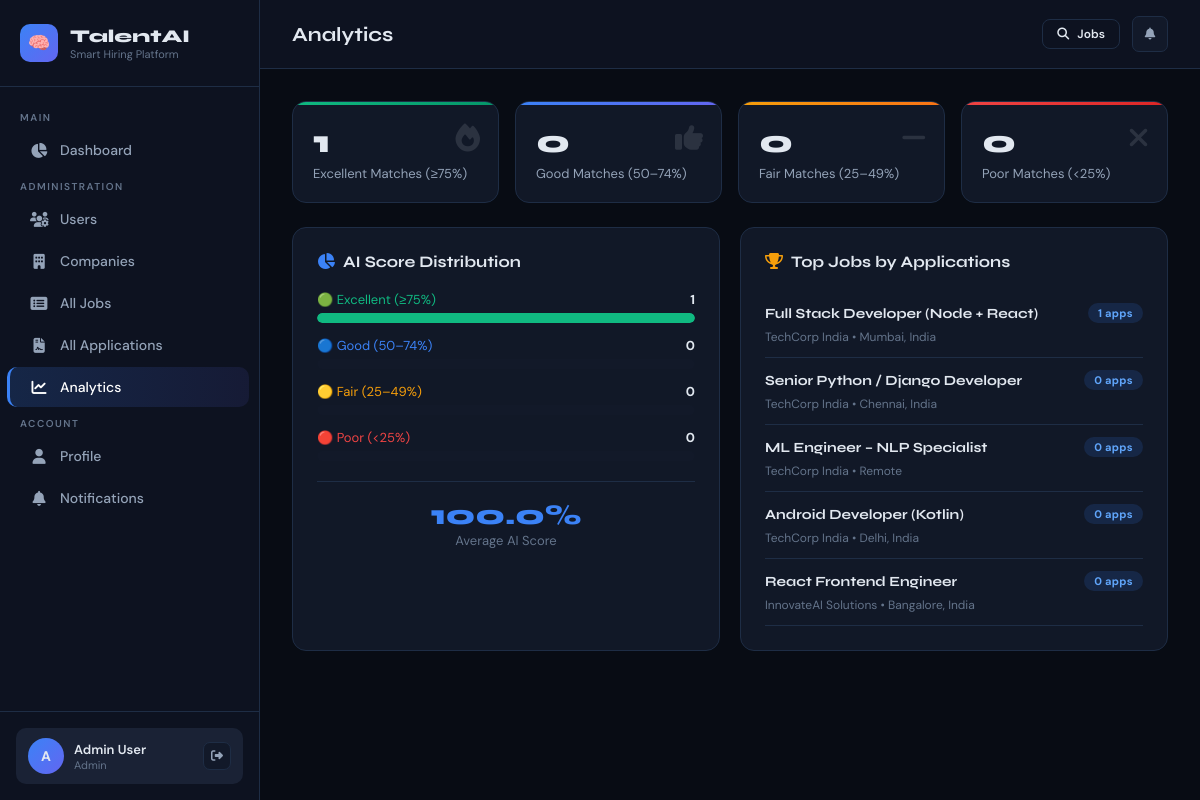
The page /admin-panel/analytics/ (signed in) on the database its author committed.
### core/models.py (models this page shows, shortened)
class JobPosting(models.Model):
    JOB_TYPE_CHOICES = [
        ('full_time', 'Full Time'),
        ('part_time', 'Part Time'),
        ('contract', 'Contract'),
        ('internship', 'Internship'),
        ('remote', 'Remote'),
        ('hybrid', 'Hybrid'),
    ]
    EXPERIENCE_CHOICES = [
        ('entry', 'Entry Level (0-1 yrs)'),
        ('junior', 'Junior (1-3 yrs)'),
        ('mid', 'Mid Level (3-5 yrs)'),
        ('senior', 'Senior (5-8 yrs)'),
        ('lead', 'Lead / Principal (8+ yrs)'),
    ]
    STATUS_CHOICES = [
        ('draft', 'Draft'),
        ('active', 'Active'),
        ('closed', 'Closed'),
        ('paused', 'Paused'),
    ]
    company = models.ForeignKey(User, on_delete=models.CASCADE, related_name='job_postings')
    title = models.CharField(max_length=200)
    description = models.TextField()
    requirements = models.TextField()
    responsibilities = models.TextField(blank=True)
    skills_required = models.ManyToManyField(Skill, related_name='jobs', blank=True)
    skills_text = models.TextField(blank=True, help_text='Comma-separated skills for NLP matching')
    job_type = models.CharField(max_length=20, choices=JOB_TYPE_CHOICES, default='full_time')
    experience_level = models.CharField(max_length=20, choices=EXPERIENCE_CHOICES, default='mid')
    location = models.CharField(max_length=200)
    salary_min = models.DecimalField(max_digits=12, decimal_places=2, blank=True, null=True)
    salary_max = models.DecimalField(max_digits=12, decimal_places=2, blank=True, null=True)
    status = models.CharField(max_length=20, choices=STATUS_CHOICES, default='active')
    deadline = models.DateField(blank=True, null=True)
    created_at = models.DateTimeField(auto_now_add=True)
    updated_at = models.DateTimeField(auto_now=True)
    views_count = models.IntegerField(default=0)
    class Meta:
        ordering = ['-created_at']

class CompanyProfile(models.Model):
    user = models.OneToOneField(User, on_delete=models.CASCADE, related_name='company_profile')
    company_name = models.CharField(max_length=200)
    industry = models.CharField(max_length=100, blank=True)
    website = models.URLField(blank=True)
    location = models.CharField(max_length=200, blank=True)
    company_size = models.CharField(max_length=50, blank=True)
    description = models.TextField(blank=True)
    logo = models.ImageField(upload_to='company_logos/', blank=True, null=True)
    founded_year = models.IntegerField(blank=True, null=True)
    is_verified = models.BooleanField(default=False)
    created_at = models.DateTimeField(auto_now_add=True)

### core/views.py (the view)
# urls.py: path('admin-panel/analytics/', views.admin_analytics, name='admin_analytics'),
@login_required
@role_required('admin')
def admin_analytics(request):
    from django.db.models.functions import TruncMonth
    monthly_apps = (
        JobApplication.objects
        .annotate(month=TruncMonth('applied_at'))
        .values('month')
        .annotate(count=Count('id'))
        .order_by('month')
    )
    score_dist = {
        'excellent': JobApplication.objects.filter(ai_score__gte=75).count(),
        'good': JobApplication.objects.filter(ai_score__gte=50, ai_score__lt=75).count(),
        'fair': JobApplication.objects.filter(ai_score__gte=25, ai_score__lt=50).count(),
        'poor': JobApplication.objects.filter(ai_score__lt=25).count(),
    }
    avg_score = JobApplication.objects.aggregate(avg=Avg('ai_score'))['avg'] or 0
    top_jobs = JobPosting.objects.annotate(app_count=Count('applications')).order_by('-app_count')[:5]
    score_total = sum(score_dist.values())
    score_pct = {
        k: round(v * 100 / score_total, 1) if score_total else 0
        for k, v in score_dist.items()
    }
    return render(request, 'core/admin/analytics.html', {
        'monthly_apps': list(monthly_apps),
        'score_dist': score_dist,
        'score_total': score_total,
        'score_pct': score_pct,
        'avg_score': round(avg_score, 1),
        'top_jobs': top_jobs,
    })

### core/context_processors.py (called while the page is built, shortened)
def notifications_count(request):
    if request.user.is_authenticated:
        count = request.user.notifications.filter(is_read=False).count()
        if request.user.is_superuser:
            role = 'admin'
            role_display = 'Admin'
        return {
            'unread_notifications_count': count,
            'user_role': role,
            'user_role_display': role_display,
        }
    return {
        'unread_notifications_count': 0,
        'user_role': '',
        'user_role_display': '',
    }

### core/views.py (called while the page is built)
def role_required(*roles):
    def decorator(view_func):
        @wraps(view_func)
        def wrapper(request, *args, **kwargs):
            if not request.user.is_authenticated:
                return redirect('login')
            profile = getattr(request.user, 'profile', None)
            user_role = profile.role if profile else None
            if request.user.is_superuser:
                user_role = 'admin'
            if user_role not in roles:
                messages.error(request, "Access denied for your role.")
                return redirect('dashboard')
            return view_func(request, *args, **kwargs)
        return wrapper
    return decorator

### core/templates/core/admin/analytics.html (shortened to what this page needs)
{% extends "core/base.html" %}
{% block page_title %}Analytics{% endblock %}
{% block content %}
<div class="stats-grid">
  <div class="stat-card green">
    <div class="stat-value">{{ score_dist.excellent }}</div>
    <div class="stat-label">Excellent Matches (≥75%)</div>
    <div class="stat-icon"><i class="fas fa-fire"></i></div>
  </div>
  <div class="stat-card blue">
    <div class="stat-value">{{ score_dist.good }}</div>
    <div class="stat-label">Good Matches (50–74%)</div>
    <div class="stat-icon"><i class="fas fa-thumbs-up"></i></div>
  </div>
  <div class="stat-card orange">
    <div class="stat-value">{{ score_dist.fair }}</div>
    <div class="stat-label">Fair Matches (25–49%)</div>
    <div class="stat-icon"><i class="fas fa-minus"></i></div>
  </div>
  <div class="stat-card red">
    <div class="stat-value">{{ score_dist.poor }}</div>
    <div class="stat-label">Poor Matches (&lt;25%)</div>
    <div class="stat-icon"><i class="fas fa-times"></i></div>
  </div>
</div>
<div style="display:grid;grid-template-columns:1fr 1fr;gap:20px;margin-top:4px;">
  <div class="card">
    <div class="card-title" style="margin-bottom:20px;"><i class="fas fa-chart-pie" style="color:#3b82f6;margin-right:8px;"></i>AI Score Distribution</div>
    <div style="display:flex;flex-direction:column;gap:14px;">
      <div>
        <div style="display:flex;justify-content:space-between;margin-bottom:5px;font-size:13px;">
          <span style="color:#10b981;">🟢 Excellent (≥75%)</span>
          <span style="font-weight:700;">{{ score_dist.excellent }}</span>
        </div>
        <div class="progress-bar" style="height:10px;">
          <div class="progress-fill progress-green" style="width:{{ score_pct.excellent }}%;"></div>
        </div>
      </div>
      <div>
        <div style="display:flex;justify-content:space-between;margin-bottom:5px;font-size:13px;">
          <span style="color:#3b82f6;">🔵 Good (50–74%)</span>
          <span style="font-weight:700;">{{ score_dist.good }}</span>
        </div>
        <div class="progress-bar" style="height:10px;">
        </div>
      </div>
      <div>
        <div style="display:flex;justify-content:space-between;margin-bottom:5px;font-size:13px;">
          <span style="color:#f59e0b;">🟡 Fair (25–49%)</span>
          <span style="font-weight:700;">{{ score_dist.fair }}</span>
        </div>
        <div class="progress-bar" style="height:10px;">
        </div>
      </div>
      <div>
        <div style="display:flex;justify-content:space-between;margin-bottom:5px;font-size:13px;">
          <span style="color:#ef4444;">🔴 Poor (&lt;25%)</span>
          <span style="font-weight:700;">{{ score_dist.poor }}</span>
        </div>
        <div class="progress-bar" style="height:10px;">
        </div>
      </div>
    </div>
    <div style="margin-top:20px;padding-top:16px;border-top:1px solid var(--border);text-align:center;">
      <div style="font-family:'Syne',sans-serif;font-size:28px;font-weight:800;color:#3b82f6;">{{ avg_score }}%</div>
      <div style="font-size:13px;color:var(--text3);">Average AI Score</div>
    </div>
  </div>
  <div class="card">
    <div class="card-title" style="margin-bottom:20px;"><i class="fas fa-trophy" style="color:#f59e0b;margin-right:8px;"></i>Top Jobs by Applications</div>
    {% for job in top_jobs %}
    <div style="padding:12px 0;border-bottom:1px solid var(--border);">
      <div style="display:flex;align-items:center;justify-content:space-between;margin-bottom:6px;">
        <div style="font-family:'Syne',sans-serif;font-weight:700;font-size:14px;">{{ job.title }}</div>
        <span class="badge badge-blue">{{ job.app_count }} apps</span>
      </div>
      <div style="font-size:12px;color:var(--text3);">{{ job.company.company_profile.company_name|default:job.company.username }} &bull; {{ job.location }}</div>
    </div>
    {% empty %}
    <div class="empty-state" style="padding:20px;"><p>No data yet.</p></div>
    {% endfor %}
  </div>
</div>
{% endblock %}

### core/templates/core/base.html (shortened to what this page needs)
<!DOCTYPE html>
<html lang="en">
<head>
  <link rel="stylesheet" href="https://cdnjs.cloudflare.com/ajax/libs/font-awesome/6.5.0/css/all.min.css">
</head>
<body>
{% if user.is_authenticated %}
<div class="app-layout">
  <aside class="sidebar" id="sidebar">
    <div class="sidebar-logo">
      <div class="logo-icon">🧠</div>
      <div>
        <div class="logo-text">TalentAI</div>
        <div class="logo-sub">Smart Hiring Platform</div>
      </div>
    </div>
    <nav class="sidebar-nav">
      <div class="nav-section-label">Main</div>
      <a href="{% url 'dashboard' %}" class="nav-link {% if request.resolver_match.url_name == 'dashboard' %}active{% endif %}">
        <i class="fas fa-chart-pie"></i> Dashboard
      </a>
      {% if request.user.is_superuser %}
      <div class="nav-section-label">Administration</div>
      <a href="{% url 'admin_users' %}" class="nav-link {% if request.resolver_match.url_name == 'admin_users' %}active{% endif %}">
        <i class="fas fa-users-cog"></i> Users
      </a>
      <a href="{% url 'admin_companies' %}" class="nav-link {% if request.resolver_match.url_name == 'admin_companies' %}active{% endif %}">
        <i class="fas fa-building"></i> Companies
      </a>
      <a href="{% url 'admin_jobs' %}" class="nav-link {% if request.resolver_match.url_name == 'admin_jobs' %}active{% endif %}">
        <i class="fas fa-list-alt"></i> All Jobs
      </a>
      <a href="{% url 'admin_applications' %}" class="nav-link {% if request.resolver_match.url_name == 'admin_applications' %}active{% endif %}">
        <i class="fas fa-file-contract"></i> All Applications
      </a>
      <a href="{% url 'admin_analytics' %}" class="nav-link {% if request.resolver_match.url_name == 'admin_analytics' %}active{% endif %}">
        <i class="fas fa-chart-line"></i> Analytics
      </a>
      {% endif %}
      <div class="nav-section-label">Account</div>
      <a href="{% url 'profile' %}" class="nav-link {% if request.resolver_match.url_name == 'profile' %}active{% endif %}">
        <i class="fas fa-user"></i> Profile
      </a>
      <a href="{% url 'notifications' %}" class="nav-link {% if request.resolver_match.url_name == 'notifications' %}active{% endif %}">
        <i class="fas fa-bell"></i> Notifications
      </a>
    </nav>
    <div class="sidebar-user">
      <div class="user-card">
        <div class="user-avatar">{{ request.user.first_name|first|upper|default:request.user.username|first|upper }}</div>
        <div>
          <div class="user-name">{{ request.user.get_full_name|default:request.user.username }}</div>
          <div class="user-role">{{ user_role_display|default:"Admin" }}</div>
        </div>
        <div class="user-actions">
          <a href="{% url 'logout' %}" class="icon-btn" title="Logout"><i class="fas fa-sign-out-alt"></i></a>
        </div>
      </div>
    </div>
  </aside>
  <main class="main-content">
    <div class="topbar">
      <div class="d-flex gap-3">
        <span class="topbar-title">{% block page_title %}Dashboard{% endblock %}</span>
      </div>
      <div class="topbar-right">
        <a href="{% url 'job_list' %}" class="btn btn-outline btn-sm"><i class="fas fa-search"></i> Jobs</a>
        <a href="{% url 'notifications' %}" class="icon-btn" style="width:36px;height:36px;">
          <i class="fas fa-bell"></i>
        </a>
      </div>
    </div>
    <div class="page-body">
      {% block content %}{% endblock %}
    </div>
  </main>
</div>
{% else %}
  {% block public_content %}{% endblock %}
{% endif %}
</body>
</html>

### rows shown on the page
JobPosting: title "Full Stack Developer (Node + React)", app_count "1", company.company_profile.company_name "TechCorp India", location "Mumbai, India"
JobPosting: title "Senior Python / Django Developer", app_count "0", company.company_profile.company_name "TechCorp India", location "Chennai, India"
JobPosting: title "ML Engineer – NLP Specialist", app_count "0", company.company_profile.company_name "TechCorp India", location "Remote"
JobPosting: title "Android Developer (Kotlin)", app_count "0", company.company_profile.company_name "TechCorp India", location "Delhi, India"
JobPosting: title "React Frontend Engineer", app_count "0", company.company_profile.company_name "InnovateAI Solutions", location "Bangalore, India"

### other values the page prints
{{ request.user.get_full_name|default:request.user.username }} "Admin User"
{{ user_role_display|default:"Admin" }} "Admin"
{{ score_dist.excellent }} "1"
{{ score_dist.good }} "0"
{{ score_dist.fair }} "0"
{{ score_dist.poor }} "0"
{{ avg_score }} "100.0"
